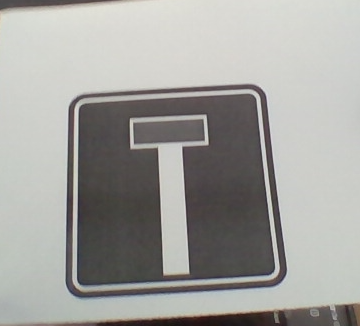
#> input picture deneme/templates/roi/cikmaz_yol10.jpg, 360 x 326 px, given in place of the camera
$ python deneme.py
#> lines starting #> are read from the running program, lines starting #| are printed output that depends on the picture; after the words box and inside, x2 and y2 are one past the last pixel; in counts of white or black regions, pixels touching at a corner belong together
import cv2
import numpy as np


class OtonomSurusSistemi:
    def __init__(self, camera_index=0, debug=False):
        self.camera_index = camera_index
        self.DEBUG = debug

        # --- Parametreler ---
        self.MAX_CONF = 5
        self.DEFAULT_LANE_WIDTH = 160
        self.LANE_MIN_AREA = 300
        self.RED_MIN_AREA = 600
        self.BLUE_MIN_AREA = 1800
        self.TURN_ERROR_THRESHOLD = 25

        self.LANE_STD_COEF = 0.9
        self.RED_CONFIRM_FRAMES = 3
        self.SIGN_CONFIRM_FRAMES = 4

        self.LANE_SMOOTH_ALPHA = 0.30
        self.ERROR_SMOOTH_ALPHA = 0.35

        # Ok yönü tahmini için
        self.ARROW_MIN_WHITE_AREA = 120
        self.ARROW_CENTER_MARGIN = 0.08  # merkeze çok yakınsa karar verme

        # --- Durum hafızası ---
        self.lane_memory = {
            "left": {"x": None, "confidence": 0},
            "right": {"x": None, "confidence": 0}
        }

        self.last_lane_width = self.DEFAULT_LANE_WIDTH
        self.last_error = 0

        self.kirmizi_sayaci = 0
        self.tabela_sayaci = 0
        self.son_tabela = "YOK"

    # -------------------------------------------------
    # Yardımcı fonksiyonlar
    # -------------------------------------------------
    def smooth_value(self, old, new, alpha=None):
        if alpha is None:
            alpha = self.LANE_SMOOTH_ALPHA
        if old is None:
            return int(new)
        return int(alpha * new + (1 - alpha) * old)

    def update_lane_memory(self, side, x_value):
        if x_value is not None:
            self.lane_memory[side]["x"] = self.smooth_value(
                self.lane_memory[side]["x"], x_value
            )
            self.lane_memory[side]["confidence"] = min(
                self.MAX_CONF, self.lane_memory[side]["confidence"] + 1
            )
        else:
            self.lane_memory[side]["confidence"] = max(
                0, self.lane_memory[side]["confidence"] - 1
            )
            if self.lane_memory[side]["confidence"] == 0:
                self.lane_memory[side]["x"] = None

    def adaptive_lane_mask(self, v_channel):
        h, w = v_channel.shape
        mask = np.zeros_like(v_channel)

        for y in range(0, h, 5):
            row = v_channel[y:y + 5]
            if row.size == 0:
                continue

            thresh = np.mean(row) - self.LANE_STD_COEF * np.std(row)
            mask[y:y + 5] = np.where(row < thresh, 255, 0)

        kernel = np.ones((5, 5), np.uint8)
        mask = cv2.morphologyEx(mask, cv2.MORPH_OPEN, kernel)
        mask = cv2.morphologyEx(mask, cv2.MORPH_CLOSE, kernel)

        return mask

    def find_lane_points(self, mask):
        h, w = mask.shape

        contours, _ = cv2.findContours(
            mask, cv2.RETR_EXTERNAL, cv2.CHAIN_APPROX_SIMPLE
        )

        left_x = None
        right_x = None
        left_best_area = 0
        right_best_area = 0
        merkez = w // 2

        for cnt in contours:
            area = cv2.contourArea(cnt)
            if area < self.LANE_MIN_AREA:
                continue

            x, y, cw, ch = cv2.boundingRect(cnt)
            cx = x + cw // 2

            if cx < merkez:
                if area > left_best_area:
                    left_best_area = area
                    left_x = cx
            else:
                if area > right_best_area:
                    right_best_area = area
                    right_x = cx

        return left_x, right_x

    def get_lane_center(self, left_x, right_x, frame_width):
        self.update_lane_memory("left", left_x)
        self.update_lane_memory("right", right_x)

        left = self.lane_memory["left"]["x"]
        right = self.lane_memory["right"]["x"]

        if left is not None and right is not None:
            measured_width = right - left
            if measured_width > 60:
                self.last_lane_width = int(
                    0.9 * self.last_lane_width + 0.1 * measured_width
                )

        if left is None and right is not None:
            left = right - self.last_lane_width
        elif right is None and left is not None:
            right = left + self.last_lane_width

        if left is None and right is None:
            return frame_width // 2, None, None

        lane_center = (left + right) // 2
        return lane_center, left, right

    def detect_red_light(self, frame):
        hsv = cv2.cvtColor(frame, cv2.COLOR_BGR2HSV)

        lower_red1 = np.array([0, 100, 100])
        upper_red1 = np.array([10, 255, 255])

        lower_red2 = np.array([160, 100, 100])
        upper_red2 = np.array([179, 255, 255])

        mask1 = cv2.inRange(hsv, lower_red1, upper_red1)
        mask2 = cv2.inRange(hsv, lower_red2, upper_red2)
        red_mask = cv2.bitwise_or(mask1, mask2)

        kernel = np.ones((5, 5), np.uint8)
        red_mask = cv2.morphologyEx(red_mask, cv2.MORPH_OPEN, kernel)
        red_mask = cv2.morphologyEx(red_mask, cv2.MORPH_CLOSE, kernel)

        contours, _ = cv2.findContours(
            red_mask, cv2.RETR_EXTERNAL, cv2.CHAIN_APPROX_SIMPLE
        )

        red_detected = False
        best_box = None
        best_area = 0

        frame_h, frame_w = frame.shape[:2]

        for cnt in contours:
            area = cv2.contourArea(cnt)
            if area < self.RED_MIN_AREA:
                continue

            x, y, w, h = cv2.boundingRect(cnt)

            if y > int(frame_h * 0.55):
                continue

            aspect_ratio = w / float(h)
            if aspect_ratio < 0.5 or aspect_ratio > 1.5:
                continue

            rect_area = w * h
            if rect_area <= 0:
                continue

            fill_ratio = area / float(rect_area)
            if fill_ratio < 0.45:
                continue

            if area > best_area:
                best_box = (x, y, w, h)
                best_area = area
                red_detected = True

        if red_detected:
            self.kirmizi_sayaci += 1
        else:
            self.kirmizi_sayaci = max(0, self.kirmizi_sayaci - 1)

        return self.kirmizi_sayaci >= self.RED_CONFIRM_FRAMES, best_box

    # [58 lines left out: function detect_arrow_direction, not called in this run]

    def detect_blue_sign(self, frame):
        hsv = cv2.cvtColor(frame, cv2.COLOR_BGR2HSV)

        lower_blue = np.array([90, 80, 50])
        upper_blue = np.array([130, 255, 255])

        blue_mask = cv2.inRange(hsv, lower_blue, upper_blue)

        kernel = np.ones((5, 5), np.uint8)
        blue_mask = cv2.morphologyEx(blue_mask, cv2.MORPH_OPEN, kernel)
        blue_mask = cv2.morphologyEx(blue_mask, cv2.MORPH_CLOSE, kernel)

        contours, _ = cv2.findContours(
            blue_mask, cv2.RETR_EXTERNAL, cv2.CHAIN_APPROX_SIMPLE
        )

        sign_detected = False
        sign_box = None
        best_area = 0
        detected_sign = "YOK"

        frame_h, frame_w = frame.shape[:2]

        for cnt in contours:
            area = cv2.contourArea(cnt)
            if area < self.BLUE_MIN_AREA:
                continue

            x, y, w, h = cv2.boundingRect(cnt)

            # Tabela yaklaşık kare olmalı
            aspect_ratio = w / float(h)
            if aspect_ratio < 0.70 or aspect_ratio > 1.30:
                continue

            # Çok aşağıdaki mavi bölgeleri ele
            if y > int(frame_h * 0.70):
                continue

            rect_area = w * h
            if rect_area <= 0:
                continue

            fill_ratio = area / float(rect_area)
            if fill_ratio < 0.50:
                continue

            # En iyi adayı seç
            if area > best_area:
                # Tabela ROI
                sign_roi = frame[y:y + h, x:x + w]

                # İçerikteki okun yönünü analiz et
                arrow_dir, _ = self.detect_arrow_direction(sign_roi)

                # Gerçekten okun yönü çıkarılamadıysa bu adayı kullanma
                if arrow_dir == "YOK":
                    continue

                best_area = area
                sign_box = (x, y, w, h)
                detected_sign = arrow_dir
                sign_detected = True

        if sign_detected:
            if detected_sign == self.son_tabela:
                self.tabela_sayaci += 1
            else:
                self.tabela_sayaci = 1
                self.son_tabela = detected_sign
        else:
            self.tabela_sayaci = max(0, self.tabela_sayaci - 1)
            if self.tabela_sayaci == 0:
                self.son_tabela = "YOK"

        if self.tabela_sayaci >= self.SIGN_CONFIRM_FRAMES:
            return self.son_tabela, sign_box

        return "YOK", sign_box

    def decide_direction(self, lane_center, frame_width, tabela="YOK"):
        frame_center = frame_width // 2
        raw_error = lane_center - frame_center

        error = int(
            (1 - self.ERROR_SMOOTH_ALPHA) * self.last_error +
            self.ERROR_SMOOTH_ALPHA * raw_error
        )
        self.last_error = error

        if tabela == "SOL":
            return "SOL", error
        elif tabela == "SAG":
            return "SAG", error

        if error < -self.TURN_ERROR_THRESHOLD:
            return "SOL", error
        elif error > self.TURN_ERROR_THRESHOLD:
            return "SAG", error
        else:
            return "DUZ", error

    def draw_debug(
        self,
        frame,
        lane_mask,
        lane_center,
        left_x,
        right_x,
        direction,
        error,
        red_box=None,
        sign_box=None,
        tabela="YOK"
    ):
        h, w = frame.shape[:2]
        frame_center = w // 2

        if left_x is not None:
            cv2.line(frame, (left_x, h // 2), (left_x, h), (255, 0, 0), 2)

        if right_x is not None:
            cv2.line(frame, (right_x, h // 2), (right_x, h), (0, 255, 255), 2)

        if lane_center is not None:
            cv2.line(frame, (lane_center, 0), (lane_center, h), (0, 255, 0), 2)

        cv2.line(frame, (frame_center, 0), (frame_center, h), (0, 0, 255), 2)

        if red_box is not None:
            x, y, bw, bh = red_box
            cv2.rectangle(frame, (x, y), (x + bw, y + bh), (0, 0, 255), 2)
            cv2.putText(
                frame, "KIRMIZI", (x, y - 10),
                cv2.FONT_HERSHEY_SIMPLEX, 0.6, (0, 0, 255), 2
            )

        if sign_box is not None and tabela != "YOK":
            x, y, bw, bh = sign_box
            cv2.rectangle(frame, (x, y), (x + bw, y + bh), (255, 0, 0), 2)
            cv2.putText(
                frame, f"TABELA: {tabela}", (x, y - 10),
                cv2.FONT_HERSHEY_SIMPLEX, 0.6, (255, 0, 0), 2
            )

        cv2.putText(
            frame, f"Yon: {direction}", (20, 30),
            cv2.FONT_HERSHEY_SIMPLEX, 0.8, (0, 255, 0), 2
        )
        cv2.putText(
            frame, f"Hata: {error}", (20, 60),
            cv2.FONT_HERSHEY_SIMPLEX, 0.8, (0, 255, 0), 2
        )
        cv2.putText(
            frame, f"Serit Genisligi: {self.last_lane_width}", (20, 90),
            cv2.FONT_HERSHEY_SIMPLEX, 0.7, (255, 255, 0), 2
        )

        cv2.imshow("Lane Mask", lane_mask)
        cv2.imshow("Otonom Surus", frame)

    def run(self):
        cap = cv2.VideoCapture(self.camera_index)

        if not cap.isOpened():
            print("Kamera acilamadi.")
            return

        while True:
            ret, frame = cap.read()
#> frame is the input picture: shape (326, 360, 3); mean B, G, R 157.2, 160.7, 161.4
            if not ret:
                print("Frame okunamadi.")
                break

            frame = cv2.resize(frame, (640, 480))
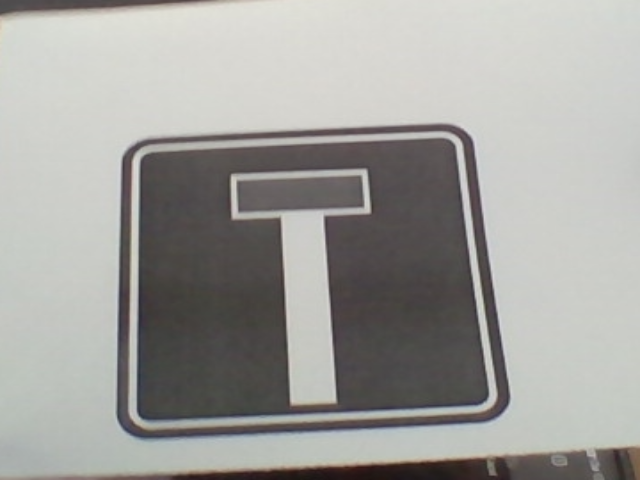
#> frame: shape (480, 640, 3); mean B, G, R 157.1, 160.6, 161.3
            h, w = frame.shape[:2]

            # --- Şerit algılama ---
            roi = frame[h // 2:, :]
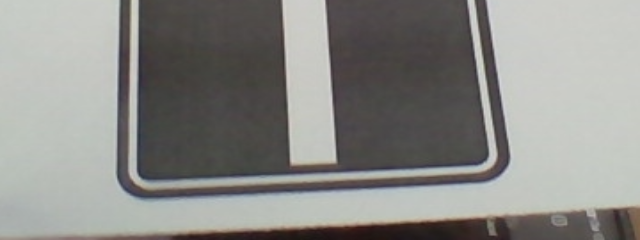
#> roi: shape (240, 640, 3); mean B, G, R 135.9, 139.2, 139.5
            hsv = cv2.cvtColor(roi, cv2.COLOR_BGR2HSV)
#> hsv: shape (240, 640, 3); mean H, S, V 50.3, 16.7, 141.9
            v_channel = hsv[:, :, 2]
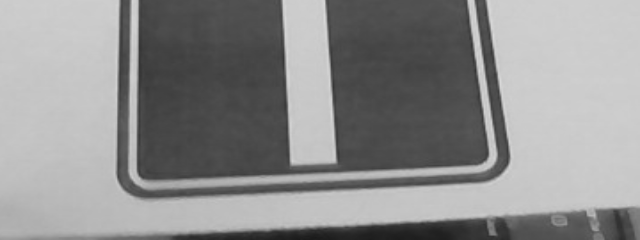
#> v_channel: shape (240, 640); min 26, max 217, mean 141.9

            lane_mask = self.adaptive_lane_mask(v_channel)
#> the loop in adaptive_lane_mask, `for y in range(0, h, 5):` made 48 passes
#> thresh on passes 1 to 8: 88.55, 88.26, 87.36, 86.66, 86.07, 85.12, 83.9, 82.91
#> after the loop in adaptive_lane_mask, `for y in range(0, h, 5):`:
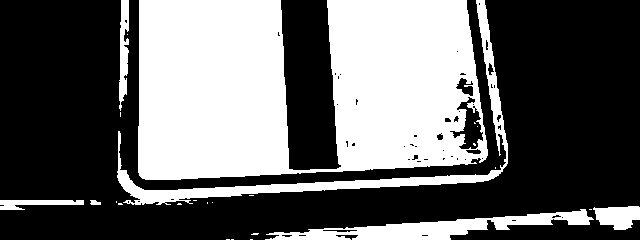
#> mask: shape (240, 640); 39.4% white; 25 white regions (18 under 20 px), largest, box (x1, y1, x2, y2) and area: (138, 0, 488, 180) 49393, (117, 0, 508, 205) 5107, (265, 209, 594, 240) 3800
#> in adaptive_lane_mask, `mask = cv2.morphologyEx(mask, cv2.MORPH_CLOSE, kernel)`:
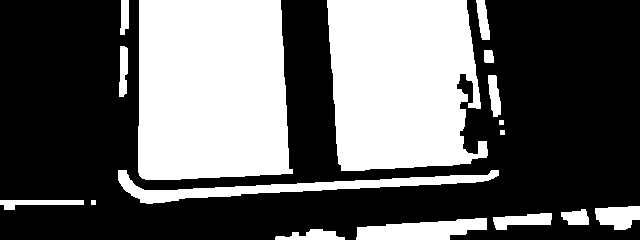
#> mask: shape (240, 640); 38.4% white; 17 white regions
            left_x, right_x = self.find_lane_points(lane_mask)
#> in find_lane_points, `contours, _ = cv2.findContours( mask, cv2.RETR_EXTERNAL, cv2.CHAIN_APP..`: contours = 17 contours, 3 with area under 20; largest, box (x1, y1, x2, y2) and area: (138, 0, 293, 180) 25750, (327, 0, 488, 171) 22718, (118, 170, 499, 204) 3146, (356, 218, 487, 240) 1857, (595, 206, 640, 230) 754
#> the loop in find_lane_points, `for cnt in contours:` made 17 passes
#> (area, x, y, cw, ch, cx, left_best_area, left_x) on passes 1, 8, 16: (388.5, 275, 229, 70, 11, 310, 388.5, 310), (3146, 118, 170, 381, 34, 308, 3146, 308), (25749.5, 138, 0, 155, 180, 215, 25749.5, 215)
#> after the loop in find_lane_points, `for cnt in contours:`: left_best_area = 25749.5; left_x = 215; right_best_area = 22718.5; right_x = 407
#> left_x = 215; right_x = 407
            lane_center, left_mem, right_mem = self.get_lane_center(left_x, right_x, w)
#> in get_lane_center, `left = self.lane_memory["left"]["x"]`: left = 215
#> in get_lane_center, `right = self.lane_memory["right"]["x"]`: right = 407
#> in get_lane_center, `measured_width = right - left`: measured_width = 192
#> in get_lane_center, `self.last_lane_width = int( 0.9 * self.last_lane_width + 0.1 * measure..`: self.last_lane_width = 163
#> in get_lane_center, `lane_center = (left + right) // 2`: lane_center = 311
#> lane_center = 311; left_mem = 215; right_mem = 407

            # --- Kırmızı algılama ---
            red_detected, red_box = self.detect_red_light(frame)
#> in detect_red_light, `mask1 = cv2.inRange(hsv, lower_red1, upper_red1)`:
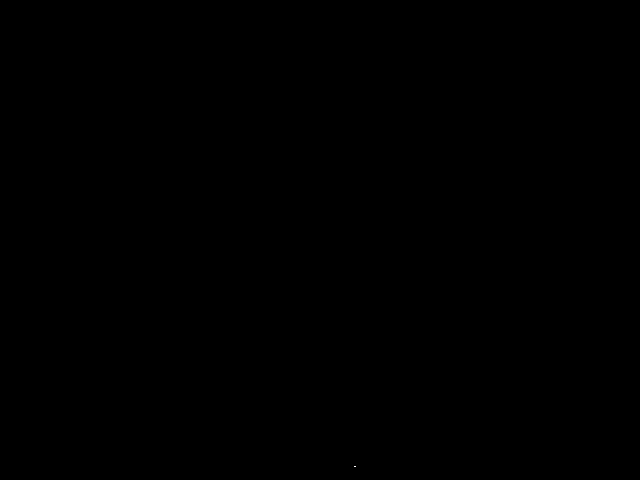
#> mask1: shape (480, 640); 0% white in thin lines or dots, all inside (x1, y1, x2, y2) = (354, 466, 356, 467)
#> in detect_red_light, `contours, _ = cv2.findContours( red_mask, cv2.RETR_EXTERNAL, cv2.CHAIN..`: contours = []
#> after the loop in detect_red_light, `for cnt in contours:`: best_area = 0; red_detected = False
#> red_detected = False

            # --- Tabela algılama ---
            tabela, sign_box = self.detect_blue_sign(frame)
#> in detect_blue_sign, `contours, _ = cv2.findContours( blue_mask, cv2.RETR_EXTERNAL, cv2.CHAI..`: contours = []
#> after the loop in detect_blue_sign, `for cnt in contours:`: best_area = 0; detected_sign = 'YOK'; sign_detected = False
#> tabela = 'YOK'

            # --- Karar verme ---
            if red_detected:
                direction = "DUR"
                error = self.last_error
            else:
                direction, error = self.decide_direction(lane_center, w, tabela)
#> in decide_direction, `raw_error = lane_center - frame_center`: raw_error = -9
#> in decide_direction, `error = int( (1 - self.ERROR_SMOOTH_ALPHA) * self.last_error + self.ER..`: error = -3
#> direction = 'DUZ'; error = -3

            if self.DEBUG:
                print(
                    f"Yon: {direction} | Hata: {error} | "
                    f"Tabela: {tabela} | Kirmizi: {red_detected}"
                )
#| Yon: DUZ | Hata: -3 | Tabela: YOK | Kirmizi: False

                self.draw_debug(
                    frame,
                    lane_mask,
                    lane_center,
                    left_mem,
                    right_mem,
                    direction,
                    error,
                    red_box,
                    sign_box,
                    tabela
                )
#> in draw_debug, `cv2.putText( frame, f"Serit Genisligi: {self.last_lane_width}", (20, 9..`:
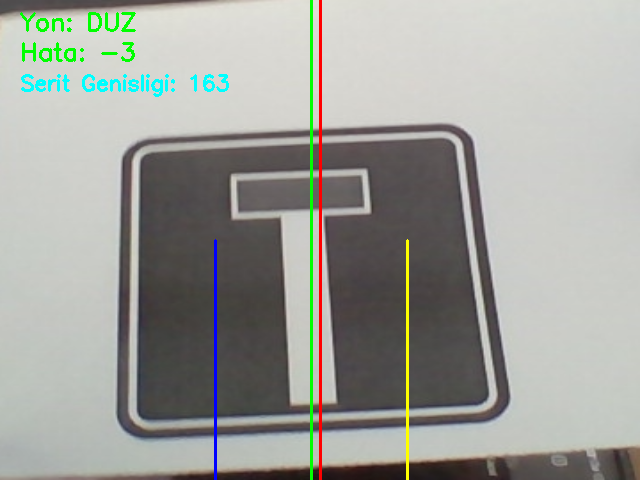
#> frame: shape (480, 640, 3); mean B, G, R 155, 160.7, 159.1

                key = cv2.waitKey(1) & 0xFF
#> (key q is pressed here)
                if key == ord('q'):
                    break
            else:
                if cv2.waitKey(1) & 0xFF == ord('q'):
                    break

        cap.release()
        cv2.destroyAllWindows()


if __name__ == "__main__":
    sistem = OtonomSurusSistemi(camera_index=0, debug=True)
    sistem.run()
